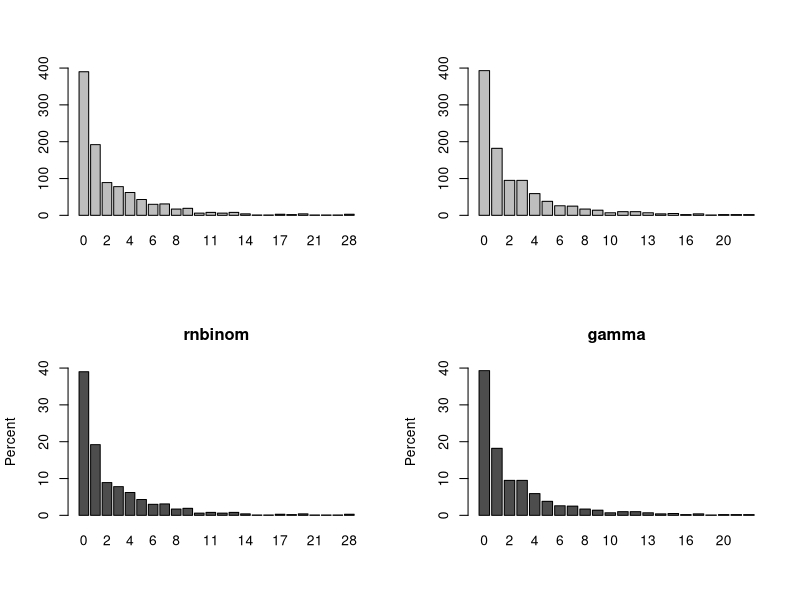

R code for this plot:

#~~~~~~~~~~~~~~~~~~~~~~~~~~~~~~~~~~~~~~~~~~~~~~~~~~~~~~~~~~~

# gamma and rnbinom equivalence 

  rm(list=ls())
  require(tidyverse)
  require(MASS)
  
  roundUpNice <- function(x, nice=c(1,2,4,5,6,8,10)) {
    if(length(x) != 1) stop("'x' must be of length 1")
    10^floor(log10(x)) * nice[[which(x <= 10^floor(log10(x)) * nice)[[1]]]]
  }
  
#~~~~~~~~~~~~~~~~~~~~~~~~~~~~~~~~~~~~~~~~~~~~~~~~~~~~~~~~~~~~
  
  # pop parameters
  n  <- 1000
  k  <- 1.3   # this is k, alpha=1/k
  1/k         # alpha reported as theta in neg binomial
  mu <- 2
  
  fup  <- 2
  drop <- 0.4

#~~~~~~~~~~~~~~~~~~~~~~~~~~~~~~~~~~~~~~~~~~~~~~~~~~~~~~~~~~~~
  
  # discontinuations and follow up
  f        <- - rexp(n) / log(1-drop)
  length   <- ifelse(f > fup, fup, f)   
  logleng  <- log(length)  # offset
  
#~~~~~~~~~~~~~~~~~~~~~~~~~~~~~~~~~~~~~~~~~~~~~~~~~~~~~~~~~~~~ 
  
  # rnbinom approach
  mu   <-   c(rep(mu,n) )
  y <-  rnbinom(n,  p=1/(1+ mu*length* k),      size=1/k)  
  summary(glm.nb(y~1+offset(logleng)))

#~~~~~~~~~~~~~~~~~~~~~~~~~~~~~~~~~~~~~~~~~~~~~~~~~~~~~~~~~~~~~~
  
  ## Simulate the gamma-shaped subject effect
  s <- rgamma(n, shape = 1/k, scale = k)
  lambda1 <- mu * s  ## Simulate rate
  y_0 <- rpois(n = n, lambda = (length*lambda1))  # Simulate counts, added length here
  summary(glm.nb(y_0~1 +offset(logleng)))

#~~~~~~~~~~~~~~~~~~~~~~~~~~~~~~~~~~~~~~~~~~~~~~~~~~~~~~~~~~~~~~
  

#~~~~~~~~~~~~~~~~~~~~~~~~~~~~~~~~~~~~~~~~~~~~~~~~~~~~~~~~~~~~~
  # plot
  
  trt <- y
  pla <- y_0
  
  # plot counts
  par(mfrow=c(2,2))
  u <- roundUpNice(max(trt %>% table, pla %>% table))
  trt %>% table %>% barplot(ylim=c(0,u)) #q
  pla %>% table %>% barplot(ylim=c(0,u)) #q
  trt %>% table %>% prop.table
  pla %>% table %>% prop.table
  # par(mfrow=c(1,1))
  
  # plot proportion
  # par(mfrow=c(1,2))
  data_perc <- t(prop.table(table(trt)))  * 100     # Convert data to probability table
  data_perc1 <- t(prop.table(table(pla))) * 100    # Convert data to probability table
  #u <- ceiling(max(data_perc,data_perc1))          # common y axis
  u <- roundUpNice(max(data_perc,data_perc1))
  barplot(data_perc,  ylab = "Percent", main ="rnbinom", ylim=c(0,u))
  barplot(data_perc1, ylab = "Percent", main ="gamma", ylim=c(0,u))
  par(mfrow=c(1,1))
   
#~~~~~~~~~~~~~~~~~~~~~~~~~~~~~~~~~~~~~~~~~~~~~~~~~~~~~~~~~~~~~~
#~~~~~~~~~~~~~~~~~~~~~~~~~~~~~~~~~~~~~~~~~~~~~~~~~~~~~~~~~~~~~~
  
  
  
  
  
  
  
  
  
  
#~~~~~~~~~~~~~~~~~~~~~~~~~~~~~~~~~~~~~~~~~~~~~~~~~~~~~~~~~~~~~~
#~~~~~~~~~~~~~~~~~~~~~~~~~~~~~~~~~~~~~~~~~~~~~~~~~~~~~~~~~~~~~~
  
  
  
  
  
  
  
  
